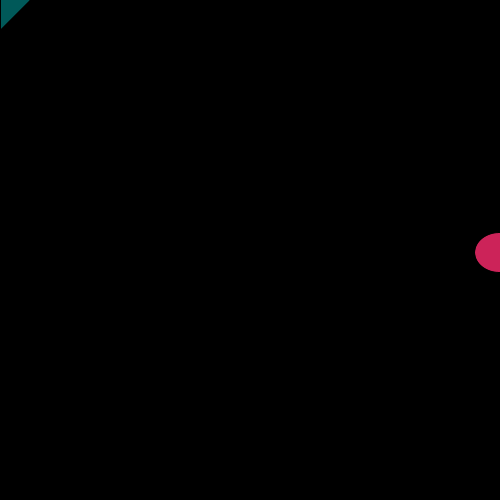
Frame 1 (no input)
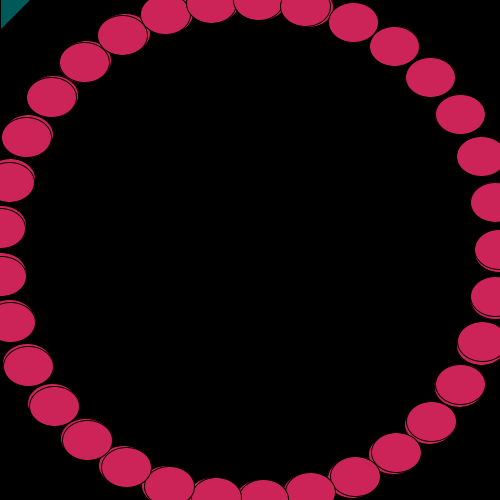
Frame 60 (the mouse pressed at the canvas centre just before this capture)
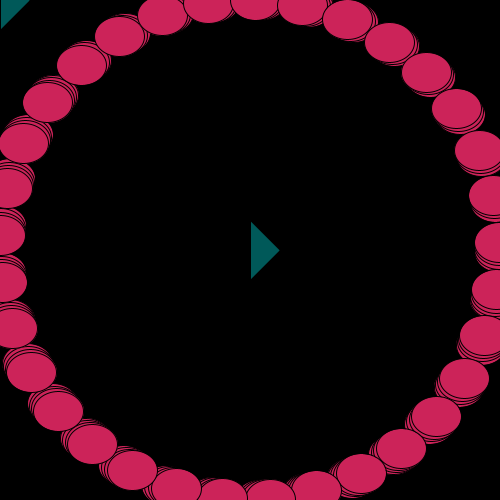
Frame 120 (the mouse held since frame 60 and released just before this capture)

The Processing sketch that drew these frames (run headless with seeded random() and noise(); from frame 60 on, the mouse is pressed at the canvas centre):

// Processing sketch: processing_161778
// ── processing_161778.pde

float angle = 0.01;
float offset = 250;
float scalar = 250;
float speed = 0.19;

void setup() {
  size(500,500);
  background(0);
}

void draw() {
  float x = offset + cos(angle) * scalar;
  float y = offset + sin(angle) * scalar;
  fill(204,35,89);
  ellipse(x,y,50,40);
  angle += speed;
  translate(mouseX, mouseY);
  fill(0,89,89);
  triangle(0,-30,0,30,30,0);
}
